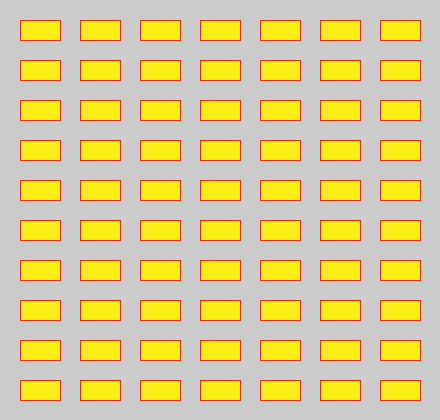
Frame 1 (no input)
Frame 60 (the mouse pressed at the canvas centre just before this capture): identical to frame 1, image omitted
Frame 120 (the mouse held since frame 60 and released just before this capture): identical to frame 1, image omitted

The Processing sketch that drew this single still picture (run headless with seeded random() and noise(); from frame 60 on, the mouse is pressed at the canvas centre):

// Processing sketch: Ejercicio_20
// ── Ejercicio_20.pde
PVector CoorRect;
int AltoRec,AnchoRec,Distancia;

public void setup(){
  size (440,420);
  Distancia = 20;
  AltoRec = 20;
  AnchoRec = 40;
  CoorRect = new PVector(Distancia,Distancia);
}

public void draw(){
  fill(#FAEF15);
  stroke(#DA2E09);
  dibujarRectangulos();
}

public void dibujarRectangulos(){
  for(float x=CoorRect.x;x<width;x+=(AnchoRec+Distancia)){
    for(float y=CoorRect.y;y<height;y+=(AltoRec+Distancia)){
      rect(x,y,AnchoRec,AltoRec);
    }
  }
}
